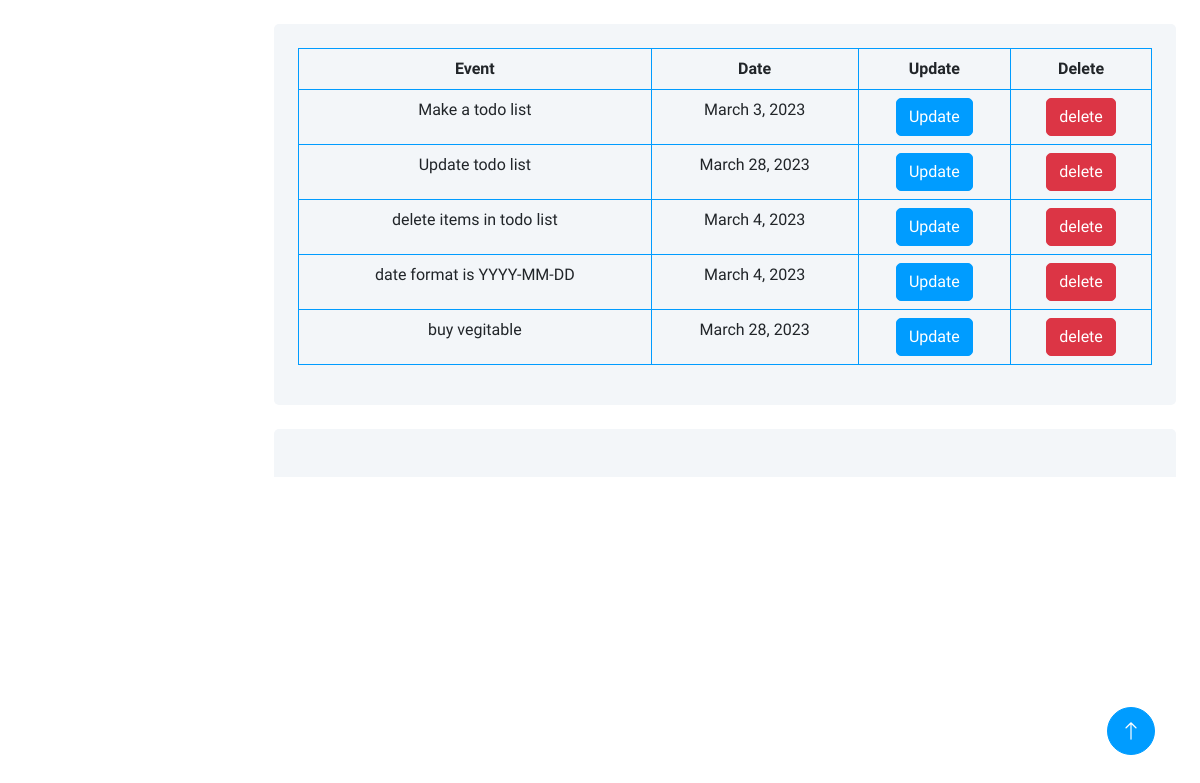
/view, run on the app's committed database.
### ToDoApp/models.py (models this page shows)
class ToDo(models.Model):
    event = models.CharField(max_length=25)
    date = models.DateField()

### ToDoApp/views.py (the view)
# urls.py: path('view',views.view,name='view'),
def view(request):
    data = ToDo.objects.all()
    return render(request, 'addeddata.html', {"data": data})

### templates/addeddata.html (shortened to what this page needs)
{%extends "dBNew.html" %}
{%load static%}
{% block content %}
<table class="table table-hover table-bordered border-primary">
    <thead>
    <tr>
        <th scope="col">Event</th>
        <th scope="col">Date</th>
        <th scope="col">Update</th>
        <th scope="col">Delete</th>
    </tr>
    </thead>
    <tbody>
    {% for i in data %}
    <tr>
        <td scope="row">{{i.event}}</td>
        <td scope="row">{{i.date}}</td>
        <td scope="row">
            <a href="{% url 'update' i.id %}">
                        <button type="button" class="btn btn-primary">Update</button>
                    </a>
        </td>
        <td scope="row">
            <form action="{% url 'delete' i.id %}"  method="POST" class="d-inline-block" >
            <input type="submit" class="btn btn-danger" value="delete"/>
            </form>
        </td>
    </tr>
    {% endfor %}
    </tbody>
</table>
{% endblock %}

### templates/dBNew.html (shortened to what this page needs)
<!DOCTYPE html>
{% load static %}
<html lang="en">
<head>
         <link href="https://cdn.jsdelivr.net/npm/bootstrap@5.3.0-alpha1/dist/css/bootstrap.min.css" rel="stylesheet">
    <link href="https://cdnjs.cloudflare.com/ajax/libs/font-awesome/5.10.0/css/all.min.css" rel="stylesheet">
    <link href="https://cdn.jsdelivr.net/npm/bootstrap-icons@1.4.1/font/bootstrap-icons.css" rel="stylesheet">
    <link href=" {% static 'ABC/lib/owlcarousel/assets/owl.carousel.min.css' %} " rel="stylesheet">
    <link href=" {% static 'ABC/lib/tempusdominus/css/tempusdominus-bootstrap-4.min.css' %} " rel="stylesheet" />
    <link href=" {% static 'ABC/css/bootstrap.min.css' %} " rel="stylesheet">
    <link href=" {% static 'ABC/css/style.css' %} " rel="stylesheet">
</head>
<body>
    <div class="container-xxl position-relative bg-white d-flex p-0">
        <div class="content">
            <div class="container-fluid pt-4 px-4">
                <div class="bg-light text-center rounded p-4">
                    <div class="table-responsive">
                        {% block content %}{% endblock %}
                    </div>
                </div>
            </div>
            <div class="container-fluid pt-4 px-4">
                <div class="bg-light rounded-top p-4">
                </div>
            </div>
        </div>
        <a href="#" class="btn btn-lg btn-primary btn-lg-square back-to-top"><i class="bi bi-arrow-up"></i></a>
    </div>
</body>
</html>

### static/ABC/css/style.css (style rules this page uses)
:root { --primary: #009CFF; --light: #F3F6F9; --dark: #191C24; }
.back-to-top { position: fixed; display: none; right: 45px; bottom: 45px; z-index: 99; }
.btn { transition: .5s; }
.btn.btn-primary { color: #FFFFFF; }
.btn-lg-square { width: 48px; height: 48px; }
.btn-square, .btn-sm-square, .btn-lg-square { padding: 0; display: inline-flex; align-items: center; justify-content: center; font-weight: normal; border-radius: 50px; }
.content { margin-left: 250px; min-height: 100vh; background: #FFFFFF; transition: 0.5s; }
@media (min-width: 992px) { .content { width: calc(100% - 250px); } }

### data on the page
ToDo: event "Make a todo list", date "March 3, 2023"
ToDo: event "Update todo list", date "March 28, 2023"
ToDo: event "delete items in todo list", date "March 4, 2023"
ToDo: event "date format is YYYY-MM-DD", date "March 4, 2023"
ToDo: event "buy vegitable", date "March 28, 2023"
